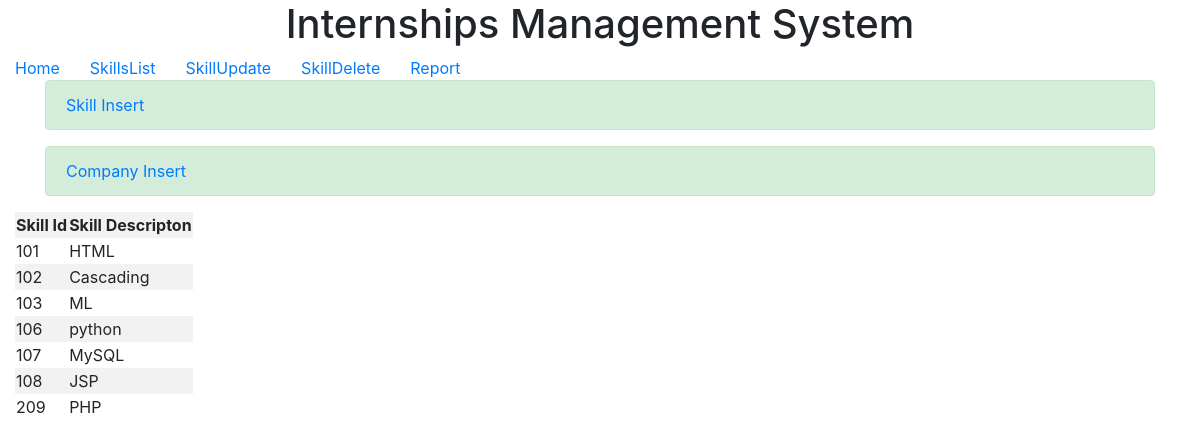
/SkillList.php, run on the app's committed database.
### tables this page shows
CREATE TABLE `skills` (
  `SkillId` int(11) NOT NULL,
  `SkillDescription` varchar(255) NOT NULL
);

### SkillList.php (the view, shortened to what this page needs)
<!DOCTYPE html>
<html lang="en">
<head>
  <link rel="stylesheet" href="https://maxcdn.bootstrapcdn.com/bootstrap/4.0.0-beta.2/css/bootstrap.min.css">
</head>
<body>
<?php
include 'index.php';
$servername = "localhost";
$username = "root";
$password = "snakkire";
$dbname = "project_dbs";
$conn = new mysqli($servername, $username, $password, $dbname);
$sql = "SELECT skillid, skilldescription FROM Skills";
$result = $conn->query($sql);
?>
<div class="container-fluid">
<table class="table-striped">
<tr>
	<th>Skill Id</td>
	<th>Skill Descripton</td>
</tr>
<?php
if ($result->num_rows > 0) {
    while($row = $result->fetch_assoc()) {
?>
<tr>
	<td> <?php echo $row["skillid"] ?> </td>
	<td> <?php echo $row["skilldescription"] ?> </td>
</tr>
<?php
    }
} else {
    echo "0 results";
}
?>
</table>
</div>
</body>
</html>

### data on the page
skills: SkillId "101", SkillDescription "HTML"
skills: SkillId "102", SkillDescription "Cascading"
skills: SkillId "103", SkillDescription "ML"
skills: SkillId "106", SkillDescription "python"
skills: SkillId "107", SkillDescription "MySQL"
skills: SkillId "108", SkillDescription "JSP"
skills: SkillId "209", SkillDescription "PHP"
